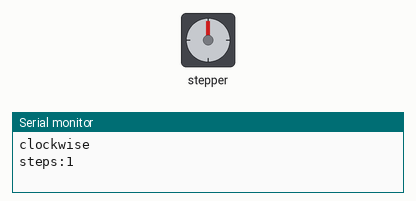
A sketch run on a simulated Arduino Uno, built with avr-gcc and run on an emulated ATmega328P. Parts: stepper motor, the last lines printed to the serial monitor. Stepper angles assume 200 steps per turn.

Above: at 0.1 s.
At 3.8 s:
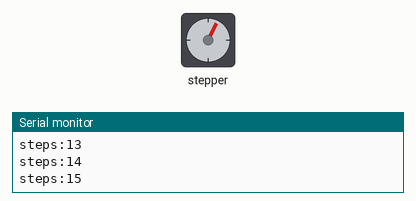
At 12.1 s:
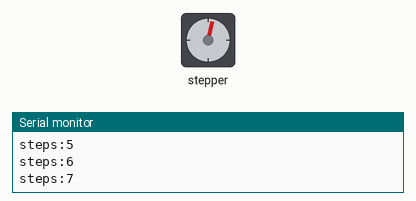
Timing chart, 0 to 21.6 s (numbered marks = the images above):
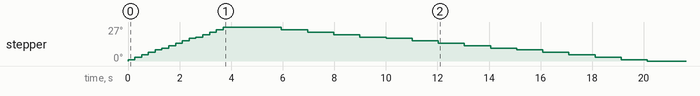

The sketch:

stepper1_test.ino
```cpp
#include <Stepper.h>


const int stepsPerRevolution =200;// change this to fit the number of steps per revolution
// for your motor
const int stepsPerRevolution2 =15;// this is as per the experiment

// initialize the stepper library on pins 8 through 11:
Stepper myStepper(stepsPerRevolution, 8, 9, 10, 11);

void setup() {
  // set the speed at 60 rpm:
  myStepper.setSpeed(100);
  // initialize the serial port:
  Serial.begin(9600);
  // step one revolution  in one direction:`
  Serial.println("clockwise");

 // myStepper.step(stepsPerRevolution);
  for (int i=0; i<stepsPerRevolution2; i++){
     myStepper.step(1);
  Serial.print("steps:");
  Serial.println(i+1);
  delay(10);
  digitalWrite(8, LOW);
  digitalWrite(9, LOW);
  digitalWrite(10, LOW);
  digitalWrite(11, LOW);
  delay(250);
}
  delay(2000);
  // step one revolution in the other direction:
  Serial.println("counterclockwise");
  //myStepper.step(-stepsPerRevolution);
  for (int i=0; i<stepsPerRevolution2; i++){
     myStepper.step(-1);
  Serial.print("steps:");
  Serial.println(i+1);
  delay(10);
  digitalWrite(8, LOW);
  digitalWrite(9, LOW);
  digitalWrite(10, LOW);
  digitalWrite(11, LOW);
  delay(1000);
  }
  digitalWrite(8, LOW);
  digitalWrite(9, LOW);
  digitalWrite(10, LOW);
  digitalWrite(11, LOW);
  }
  void loop(){

}
```
